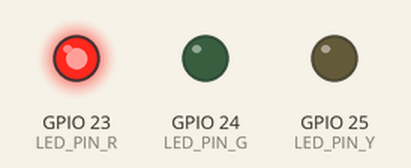
Simulated run of this program. Board: Raspberry Pi (BCM pin numbers). Parts: output pins drawn as LEDs (lit = HIGH). The clock reads 2024-03-15 10:24:30 at power-on unless the program sets it.

Above: at 1.5 s.
At 5.5 s:
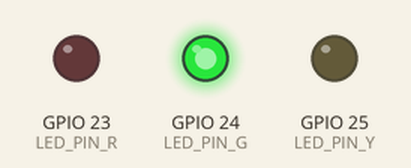
At 9.2 s:
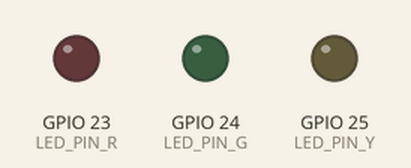
At 14.0 s:
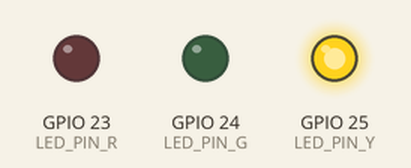
Timing chart, 0 to 19.5 s (numbered marks = the images above):
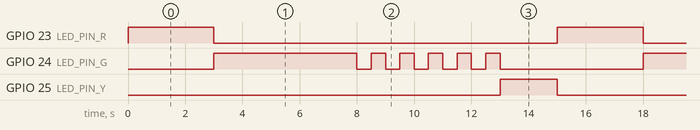

Measured:
- by itself, GPIO 23 (LED_PIN_R): alternates HIGH for 3.0 s and LOW for 12.0 s
- by itself, GPIO 24 (LED_PIN_G): repeats every 15.0 s: 5 × (LOW 0.50 s, HIGH 0.50 s), LOW 5.0 s, HIGH 5.0 s
- by itself, GPIO 25 (LED_PIN_Y): alternates HIGH for 2.0 s and LOW for 13.0 s

The program:

led_exercise3.py
```python
# coding: utf-8
# 応用問題

#LED電球３個（赤・黄・緑）を使用する
#GPIOのピンは好きなものを使用してよい
#プログラム起動直後に、赤色のLED電球を点灯させる
#その3秒後に、赤色のLED電球を消灯し、緑色のLED電球を点灯させる
#その5秒後に、緑色のLED電球を0.5秒間隔で点滅させる
#その5秒後に、緑色のLED電球を消灯し、黄色のLED電球を点灯させる
#その2秒後に、黄色のLED電球を消灯し、赤色のLED電球を点灯させる（④へ戻る）


import RPi.GPIO as GPIO
import time

LED_PIN_R = 23 # Red
LED_PIN_G = 24 # Green
LED_PIN_Y = 25 # Yellow

GPIO.setwarnings(False)
GPIO.cleanup()

GPIO.setmode(GPIO.BCM)
GPIO.setup(LED_PIN_R, GPIO.OUT)
GPIO.setup(LED_PIN_G, GPIO.OUT)
GPIO.setup(LED_PIN_Y, GPIO.OUT)

while True:
    # 赤色LED点灯
    GPIO.output(LED_PIN_R, GPIO.HIGH)
    time.sleep(3)
    # 赤色LED消灯、緑色LED点灯
    GPIO.output(LED_PIN_R, GPIO.LOW)
    GPIO.output(LED_PIN_G, GPIO.HIGH)
    time.sleep(5)
    # 緑色LED点滅
    end_time = time.time() + 5
    while time.time() < end_time:
        GPIO.output(LED_PIN_G, GPIO.LOW)
        time.sleep(0.5)
        GPIO.output(LED_PIN_G, GPIO.HIGH)
        time.sleep(0.5)
    # 緑色LED消灯、黄色LED点灯
    GPIO.output(LED_PIN_G, GPIO.LOW)
    GPIO.output(LED_PIN_Y, GPIO.HIGH)
    time.sleep(2)
    # 黄色LED消灯、赤色LED点灯へ戻る
    GPIO.output(LED_PIN_Y, GPIO.LOW)
```
